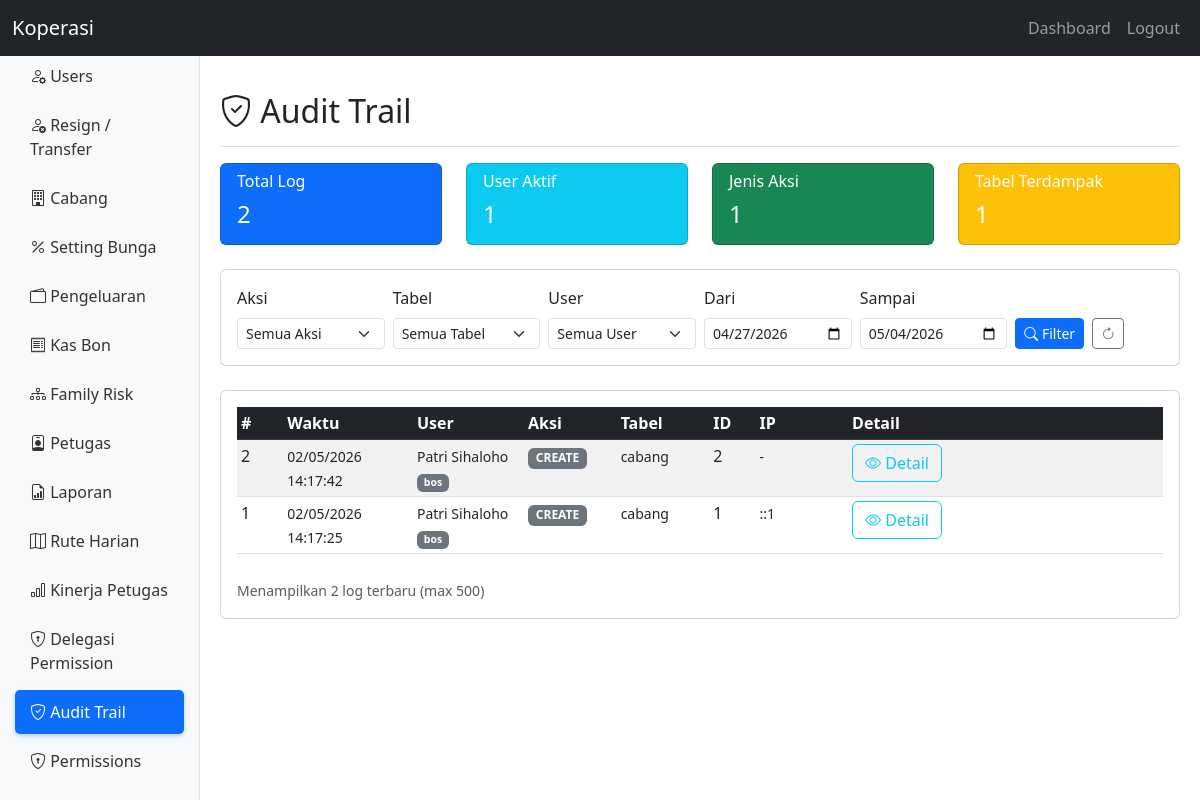
/pages/audit/index.php (signed in), run on the app's committed database.
### tables this page shows
CREATE TABLE `audit_log` (
  `id` int(11) NOT NULL AUTO_INCREMENT,
  `user_id` int(11) DEFAULT NULL,
  `action` varchar(50) NOT NULL,
  `table_name` varchar(50) NOT NULL,
  `record_id` int(11) DEFAULT NULL,
  `old_value` text DEFAULT NULL,
  `new_value` text DEFAULT NULL,
  `ip_address` varchar(45) DEFAULT NULL,
  `user_agent` varchar(255) DEFAULT NULL,
  `created_at` timestamp NOT NULL DEFAULT current_timestamp(),
  PRIMARY KEY (`id`),
  KEY `idx_audit_log_user` (`user_id`),
  KEY `idx_audit_log_action` (`action`),
  KEY `idx_audit_log_table` (`table_name`),
  KEY `idx_audit_log_created` (`created_at`),
  CONSTRAINT `audit_log_ibfk_1` FOREIGN KEY (`user_id`) REFERENCES `users` (`id`) ON DELETE SET NULL
);

CREATE TABLE `users` (
  `id` int(11) NOT NULL AUTO_INCREMENT,
  `username` varchar(50) NOT NULL,
  `password` varchar(255) NOT NULL,
  `nama` varchar(100) NOT NULL,
  `ktp` varchar(16) DEFAULT NULL COMMENT 'NIK KTP - identitas global via db_orang',
  `email` varchar(100) DEFAULT NULL,
  `telp` varchar(20) DEFAULT NULL,
  `role` varchar(50) NOT NULL DEFAULT 'karyawan',
  `owner_bos_id` int(10) unsigned DEFAULT NULL,
  `cabang_id` int(11) DEFAULT NULL,
  `derived_permissions` longtext DEFAULT NULL CHECK (json_valid(`derived_permissions`)),
  `status` enum('aktif','nonaktif') NOT NULL DEFAULT 'aktif',
  `created_at` timestamp NOT NULL DEFAULT current_timestamp(),
  `updated_at` timestamp NOT NULL DEFAULT current_timestamp() ON UPDATE current_timestamp(),
  `limit_kasbon` decimal(12,0) DEFAULT 0,
  `gaji` decimal(12,0) DEFAULT 0,
  `tanggal_lahir` date DEFAULT NULL,
  `tanggal_masuk` date DEFAULT NULL,
  `db_orang_person_id` int(11) DEFAULT NULL,
  `totp_secret` varchar(64) DEFAULT NULL,
  `totp_enabled` tinyint(1) DEFAULT 0,
  `totp_verified_at` timestamp NULL DEFAULT NULL,
  `phone_2fa` varchar(20) DEFAULT NULL,
  PRIMARY KEY (`id`),
  UNIQUE KEY `username` (`username`),
  KEY `idx_owner_bos_id` (`owner_bos_id`),
  KEY `idx_db_orang_person` (`db_orang_person_id`),
  KEY `idx_users_ktp` (`ktp`)
);

### config/database.php (called while the page is built, shortened)
<?php
$conn = new mysqli(DB_KEWER_HOST, DB_KEWER_USER, DB_KEWER_PASS, DB_KEWER_NAME, 3306, '/opt/lampp/var/mysql/mysql.sock');
$conn->set_charset("utf8mb4");
function query($sql, $params = []) {
    global $conn;
    $sql_trimmed = strtoupper(ltrim($sql));
    if (empty($params)) {
        $result = mysqli_query($conn, $sql);
        if (strpos($sql_trimmed, 'SELECT') === 0) {
            $data = [];
            while ($row = mysqli_fetch_assoc($result)) {
                $data[] = $row;
            }
            return $data;
        }
        return mysqli_affected_rows($conn);
    }
    $stmt = $conn->prepare($sql);
    $types = str_repeat('s', count($params));
    $stmt->bind_param($types, ...$params);
    $stmt->execute();
    if (strpos($sql_trimmed, 'SELECT') === 0) {
        $result = $stmt->get_result();
        $data = [];
        while ($row = $result->fetch_assoc()) {
            $data[] = $row;
        }
        return $data;
    }
    return $stmt->affected_rows;
}

### pages/audit/index.php (the view, shortened to what this page needs)
<?php
$filter_date_from = $_GET['date_from'] ?? date('Y-m-d', strtotime('-7 days'));
$filter_date_to = $_GET['date_to'] ?? date('Y-m-d');
$where = ["1=1"];
$params = [];
if ($filter_date_from) {
    $where[] = "DATE(a.created_at) >= ?";
    $params[] = $filter_date_from;
}
if ($filter_date_to) {
    $where[] = "DATE(a.created_at) <= ?";
    $params[] = $filter_date_to;
}
$where_clause = implode(" AND ", $where);
$logs = query("
    SELECT a.*, u.nama as nama_user, u.role
    FROM audit_log a
    LEFT JOIN users u ON a.user_id = u.id
    WHERE $where_clause
    ORDER BY a.created_at DESC
    LIMIT 500
", $params);
$stats = query("
    SELECT
        COUNT(*) as total,
        COUNT(DISTINCT user_id) as unique_users,
        COUNT(DISTINCT action) as unique_actions,
        COUNT(DISTINCT table_name) as unique_tables
    FROM audit_log
    WHERE DATE(created_at) >= ? AND DATE(created_at) <= ?
", [$filter_date_from, $filter_date_to]);
$stat = is_array($stats) && isset($stats[0]) ? $stats[0] : ['total' => 0, 'unique_users' => 0, 'unique_actions' => 0, 'unique_tables' => 0];
?>
<!DOCTYPE html>
<html lang="id">
<head>
    <link href="https://cdn.jsdelivr.net/npm/bootstrap@5.3.0/dist/css/bootstrap.min.css" rel="stylesheet">
    <link href="https://cdn.jsdelivr.net/npm/bootstrap-icons@1.10.0/font/bootstrap-icons.css" rel="stylesheet">
</head>
<body>
    <nav class="navbar navbar-expand-lg navbar-dark bg-dark">
        <div class="container-fluid">
            <a class="navbar-brand" href="../../dashboard.php"><?php echo APP_NAME; ?></a>
            <div class="navbar-nav ms-auto">
                <a class="nav-link" href="../../dashboard.php">Dashboard</a>
                <a class="nav-link" href="../../logout.php">Logout</a>
            </div>
        </div>
    </nav>
    <div class="main-container">
        <?php require_once BASE_PATH . '/includes/sidebar.php'; ?>
        <main class="content-area">
                <div class="d-flex justify-content-between flex-wrap flex-md-nowrap align-items-center pt-3 pb-2 mb-3 border-bottom">
                    <h1 class="h2"><i class="bi bi-shield-check"></i> Audit Trail</h1>
                </div>
                <div class="row mb-4">
                    <div class="col-md-3">
                        <div class="card bg-primary text-white">
                            <div class="card-body py-2">
                                <h6>Total Log</h6>
                                <h4><?php echo number_format($stat['total']); ?></h4>
                            </div>
                        </div>
                    </div>
                    <div class="col-md-3">
                        <div class="card bg-info text-white">
                            <div class="card-body py-2">
                                <h6>User Aktif</h6>
                                <h4><?php echo $stat['unique_users']; ?></h4>
                            </div>
                        </div>
                    </div>
                    <div class="col-md-3">
                        <div class="card bg-success text-white">
                            <div class="card-body py-2">
                                <h6>Jenis Aksi</h6>
                                <h4><?php echo $stat['unique_actions']; ?></h4>
                            </div>
                        </div>
                    </div>
                    <div class="col-md-3">
                        <div class="card bg-warning text-white">
                            <div class="card-body py-2">
                                <h6>Tabel Terdampak</h6>
                                <h4><?php echo $stat['unique_tables']; ?></h4>
                            </div>
                        </div>
                    </div>
                </div>
                <div class="card mb-4">
                    <div class="card-body">
                        <form method="GET" class="row g-2 align-items-end">
                            <div class="col-md-2">
                                <label class="form-label form-label-sm">Aksi</label>
                                <select name="action" class="form-select form-select-sm">
                                    <option value="">Semua Aksi</option>
                                </select>
                            </div>
                            <div class="col-md-2">
                                <label class="form-label form-label-sm">Tabel</label>
                                <select name="table_name" class="form-select form-select-sm">
                                    <option value="">Semua Tabel</option>
                                </select>
                            </div>
                            <div class="col-md-2">
                                <label class="form-label form-label-sm">User</label>
                                <select name="user_id" class="form-select form-select-sm">
                                    <option value="">Semua User</option>
                                </select>
                            </div>
                            <div class="col-md-2">
                                <label class="form-label form-label-sm">Dari</label>
                                <input type="date" name="date_from" class="form-control form-control-sm" value="<?php echo $filter_date_from; ?>">
                            </div>
                            <div class="col-md-2">
                                <label class="form-label form-label-sm">Sampai</label>
                                <input type="date" name="date_to" class="form-control form-control-sm" value="<?php echo $filter_date_to; ?>">
                            </div>
                            <div class="col-md-2">
                                <button type="submit" class="btn btn-sm btn-primary me-1"><i class="bi bi-search"></i> Filter</button>
                                <a href="index.php" class="btn btn-sm btn-outline-secondary"><i class="bi bi-arrow-clockwise"></i></a>
                            </div>
                        </form>
                    </div>
                </div>
                <div class="card">
                    <div class="card-body">
                        <div class="table-responsive">
                            <table class="table table-striped table-sm table-hover">
                                <thead class="table-dark">
                                    <tr>
                                        <th style="width:5%">#</th>
                                        <th style="width:14%">Waktu</th>
                                        <th style="width:12%">User</th>
                                        <th style="width:10%">Aksi</th>
                                        <th style="width:10%">Tabel</th>
                                        <th style="width:5%">ID</th>
                                        <th style="width:10%">IP</th>
                                        <th style="width:34%">Detail</th>
                                    </tr>
                                </thead>
                                <tbody>
                                    <?php if (empty($logs)): ?>
                                        <tr><td colspan="8" class="text-center text-muted">Tidak ada data audit</td></tr>
                                    <?php else: ?>
                                        <?php foreach ($logs as $log): ?>
                                            <tr>
                                                <td><?php echo $log['id']; ?></td>
                                                <td><small><?php echo date('d/m/Y H:i:s', strtotime($log['created_at'])); ?></small></td>
                                                <td>
                                                    <small>
                                                        <?php echo $log['nama_user'] ?? 'System'; ?>
                                                        <?php if ($log['role']): ?>
                                                            <br><span class="badge bg-secondary"><?php echo $log['role']; ?></span>
                                                        <?php endif; ?>
                                                    </small>
                                                </td>
                                                <td>
                                                    <?php
                                                    $action_colors = [
                                                        'create' => 'success', 'insert' => 'success',
                                                        'update' => 'warning', 'edit' => 'warning',
                                                        'delete' => 'danger', 'hapus' => 'danger',
                                                        'login' => 'info', 'logout' => 'secondary',
                                                        'approve' => 'primary', 'reject' => 'danger',
                                                        'blacklist' => 'danger', 'unblacklist' => 'success',
                                                        'pembayaran' => 'success'
                                                    ];
                                                    $color = $action_colors[$log['action']] ?? 'secondary';
                                                    ?>
                                                    <span class="badge bg-<?php echo $color; ?>"><?php echo ucfirst($log['action']); ?></span>
                                                </td>
                                                <td><small><?php echo $log['table_name']; ?></small></td>
                                                <td><?php echo $log['record_id'] ?? '-'; ?></td>
                                                <td><small><?php echo $log['ip_address'] ?? '-'; ?></small></td>
                                                <td>
                                                    <?php if ($log['old_value'] || $log['new_value']): ?>
                                                        <button class="btn btn-xs btn-outline-info" type="button" data-bs-toggle="collapse" data-bs-target="#detail-<?php echo $log['id']; ?>">
                                                            <i class="bi bi-eye"></i> Detail
                                                        </button>
                                                    <?php else: ?>
                                                        <small class="text-muted">-</small>
                                                    <?php endif; ?>
                                                </td>
                                            </tr>
                                        <?php endforeach; ?>
                                    <?php endif; ?>
                                </tbody>
                            </table>
                        </div>
                        <div class="text-muted mt-2">
                            <small>Menampilkan <?php echo count($logs); ?> log terbaru (max 500)</small>
                        </div>
                    </div>
                </div>
            </main>
        </div>
</body>
</html>

### includes/sidebar.php (style rules this page uses)
html, body { height: 100%; margin: 0; padding: 0; overflow: hidden; }
.navbar { position: fixed; top: 0; left: 0; right: 0; z-index: 1030; height: 56px; }
.main-container { margin-top: 56px; height: calc(100vh - 56px); overflow: hidden; }
.content-area { margin-left: 16.666667%; height: calc(100vh - 56px); overflow-y: auto; overflow-x: hidden; padding: 20px; box-sizing: border-box; }
.content-area .table-responsive { overflow-x: auto; overflow-y: auto; max-width: 100%; }
.content-area table { max-width: 100%; width: 100%; }

### data on the page
audit_log: id "2", created_at "02/05/2026 14:17:42", user.nama "Patri Sihaloho", user.role "bos", action "CREATE", table_name "cabang", record "2", ip_address "-"
audit_log: id "1", created_at "02/05/2026 14:17:25", user.nama "Patri Sihaloho", user.role "bos", action "CREATE", table_name "cabang", record "1", ip_address "::1"

### other printed values
APP_NAME "Koperasi"
$stat['total'] "2"
$stat['unique_users'] "1"
$stat['unique_actions'] "1"
$stat['unique_tables'] "1"
count($logs) "2"
